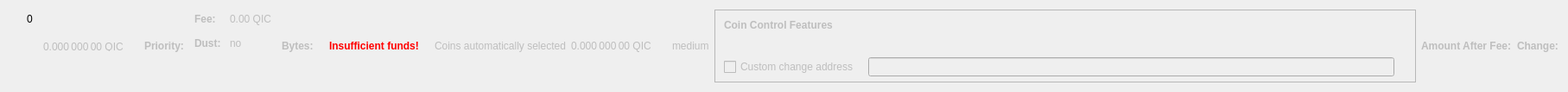
    <widget class="QWidget" name="dummyHideWidget" native="true">
     <property name="maximumSize">
      <size>
       <width>100</width>
       <height>22</height>
      </size>
     </property>
     <layout class="QHBoxLayout" name="dummyHideLayout">
      <item>
       <layout class="QFormLayout" name="formLayoutCoinControl1">
        <property name="horizontalSpacing">
         <number>10</number>
        </property>
        <property name="verticalSpacing">
         <number>14</number>
        </property>
        <property name="leftMargin">
         <number>10</number>
        </property>
        <property name="topMargin">
         <number>4</number>
        </property>
        <property name="rightMargin">
         <number>6</number>
        </property>
        <item row="0" column="1">
         <widget class="QLabel" name="labelCoinControlBytes">
          <property name="cursor">
           <cursorShape>IBeamCursor</cursorShape>
          </property>
          <property name="contextMenuPolicy">
           <enum>Qt::ActionsContextMenu</enum>
          </property>
          <property name="text">
           <string notr="true">0</string>
          </property>
          <property name="textInteractionFlags">
           <set>Qt::LinksAccessibleByMouse|Qt::TextSelectableByKeyboard|Qt::TextSelectableByMouse</set>
          </property>
         </widget>
        </item>
       </layout>
      </item>
      <item>
       <widget class="QLabel" name="labelCoinControlAfterFee">
        <property name="enabled">
         <bool>false</bool>
        </property>
        <property name="sizePolicy">
         <sizepolicy hsizetype="Fixed" vsizetype="Fixed">
          <horstretch>0</horstretch>
          <verstretch>0</verstretch>
         </sizepolicy>
        </property>
        <property name="minimumSize">
         <size>
          <width>111</width>
          <height>12</height>
         </size>
        </property>
        <property name="maximumSize">
         <size>
          <width>111</width>
          <height>12</height>
         </size>
        </property>
        <property name="cursor">
         <cursorShape>IBeamCursor</cursorShape>
        </property>
        <property name="contextMenuPolicy">
         <enum>Qt::ActionsContextMenu</enum>
        </property>
        <property name="text">
         <string notr="true">0.000 000 00 QIC</string>
        </property>
        <property name="textInteractionFlags">
         <set>Qt::LinksAccessibleByMouse|Qt::TextSelectableByKeyboard|Qt::TextSelectableByMouse</set>
        </property>
       </widget>
      </item>
      <item>
       <widget class="QLabel" name="labelCoinControlPriorityText">
        <property name="enabled">
         <bool>false</bool>
        </property>
        <property name="font">
         <font>
          <weight>75</weight>
          <bold>true</bold>
         </font>
        </property>
        <property name="text">
         <string>Priority:</string>
        </property>
       </widget>
      </item>
      <item>
       <layout class="QHBoxLayout" name="horizontalLayout"/>
      </item>
      <item>
       <layout class="QFormLayout" name="formLayoutCoinControl3">
        <property name="horizontalSpacing">
         <number>10</number>
        </property>
        <property name="verticalSpacing">
         <number>14</number>
        </property>
        <property name="leftMargin">
         <number>6</number>
        </property>
        <property name="topMargin">
         <number>4</number>
        </property>
        <property name="rightMargin">
         <number>6</number>
        </property>
        <item row="0" column="0">
         <widget class="QLabel" name="labelCoinControlFeeText">
          <property name="enabled">
           <bool>false</bool>
          </property>
          <property name="font">
           <font>
            <weight>75</weight>
            <bold>true</bold>
           </font>
          </property>
          <property name="text">
           <string>Fee:</string>
          </property>
          <property name="margin">
           <number>0</number>
          </property>
         </widget>
        </item>
        <item row="0" column="1">
         <widget class="QLabel" name="labelCoinControlFee">
          <property name="enabled">
           <bool>false</bool>
          </property>
          <property name="cursor">
           <cursorShape>IBeamCursor</cursorShape>
          </property>
          <property name="contextMenuPolicy">
           <enum>Qt::ActionsContextMenu</enum>
          </property>
          <property name="text">
           <string notr="true">0.00 QIC</string>
          </property>
          <property name="textInteractionFlags">
           <set>Qt::LinksAccessibleByMouse|Qt::TextSelectableByKeyboard|Qt::TextSelectableByMouse</set>
          </property>
         </widget>
        </item>
        <item row="1" column="0">
         <widget class="QLabel" name="labelCoinControlLowOutputText">
          <property name="enabled">
           <bool>false</bool>
          </property>
          <property name="font">
           <font>
            <weight>75</weight>
            <bold>true</bold>
           </font>
          </property>
          <property name="text">
           <string>Dust:</string>
          </property>
         </widget>
        </item>
        <item row="1" column="1">
         <widget class="QLabel" name="labelCoinControlLowOutput">
          <property name="enabled">
           <bool>false</bool>
          </property>
          <property name="cursor">
           <cursorShape>IBeamCursor</cursorShape>
          </property>
          <property name="contextMenuPolicy">
           <enum>Qt::ActionsContextMenu</enum>
          </property>
          <property name="text">
           <string>no</string>
          </property>
          <property name="textInteractionFlags">
           <set>Qt::LinksAccessibleByMouse|Qt::TextSelectableByKeyboard|Qt::TextSelectableByMouse</set>
          </property>
         </widget>
        </item>
       </layout>
      </item>
      <item>
       <widget class="QLabel" name="labelCoinControlBytesText">
        <property name="enabled">
         <bool>false</bool>
        </property>
        <property name="font">
         <font>
          <weight>75</weight>
          <bold>true</bold>
         </font>
        </property>
        <property name="text">
         <string>Bytes:</string>
        </property>
       </widget>
      </item>
      <item>
       <layout class="QFormLayout" name="formLayoutCoinControl2">
        <property name="horizontalSpacing">
         <number>10</number>
        </property>
        <property name="verticalSpacing">
         <number>14</number>
        </property>
        <property name="leftMargin">
         <number>6</number>
        </property>
        <property name="topMargin">
         <number>4</number>
        </property>
        <property name="rightMargin">
         <number>6</number>
        </property>
       </layout>
      </item>
      <item>
       <layout class="QHBoxLayout" name="horizontalLayoutCoinControl2">
        <property name="spacing">
         <number>8</number>
        </property>
        <property name="bottomMargin">
         <number>10</number>
        </property>
       </layout>
      </item>
      <item>
       <widget class="QLabel" name="labelCoinControlInsuffFunds">
        <property name="enabled">
         <bool>false</bool>
        </property>
        <property name="minimumSize">
         <size>
          <width>0</width>
          <height>0</height>
         </size>
        </property>
        <property name="font">
         <font>
          <weight>75</weight>
          <bold>true</bold>
         </font>
        </property>
        <property name="styleSheet">
         <string notr="true">color:red;font-weight:bold;</string>
        </property>
        <property name="text">
         <string>Insufficient funds!</string>
        </property>
        <property name="margin">
         <number>5</number>
        </property>
       </widget>
      </item>
      <item>
       <layout class="QFormLayout" name="formLayoutCoinControl4">
        <property name="horizontalSpacing">
         <number>10</number>
        </property>
        <property name="verticalSpacing">
         <number>14</number>
        </property>
        <property name="leftMargin">
         <number>6</number>
        </property>
        <property name="topMargin">
         <number>4</number>
        </property>
        <property name="rightMargin">
         <number>6</number>
        </property>
       </layout>
      </item>
      <item>
       <widget class="QLabel" name="labelCoinControlAutomaticallySelected">
        <property name="enabled">
         <bool>false</bool>
        </property>
        <property name="sizePolicy">
         <sizepolicy hsizetype="Fixed" vsizetype="Fixed">
          <horstretch>0</horstretch>
          <verstretch>0</verstretch>
         </sizepolicy>
        </property>
        <property name="minimumSize">
         <size>
          <width>0</width>
          <height>0</height>
         </size>
        </property>
        <property name="maximumSize">
         <size>
          <width>240</width>
          <height>16777215</height>
         </size>
        </property>
        <property name="text">
         <string>Coins automatically selected</string>
        </property>
        <property name="margin">
         <number>5</number>
        </property>
       </widget>
      </item>
      <item>
       <widget class="QLabel" name="labelCoinControlChange">
        <property name="enabled">
         <bool>false</bool>
        </property>
        <property name="sizePolicy">
         <sizepolicy hsizetype="Fixed" vsizetype="Fixed">
          <horstretch>0</horstretch>
          <verstretch>0</verstretch>
         </sizepolicy>
        </property>
        <property name="minimumSize">
         <size>
          <width>111</width>
          <height>0</height>
         </size>
        </property>
        <property name="maximumSize">
         <size>
          <width>111</width>
          <height>16777215</height>
         </size>
        </property>
        <property name="cursor">
         <cursorShape>IBeamCursor</cursorShape>
        </property>
        <property name="contextMenuPolicy">
         <enum>Qt::ActionsContextMenu</enum>
        </property>
        <property name="text">
         <string notr="true">0.000 000 00 QIC</string>
        </property>
        <property name="textInteractionFlags">
         <set>Qt::LinksAccessibleByMouse|Qt::TextSelectableByKeyboard|Qt::TextSelectableByMouse</set>
        </property>
       </widget>
      </item>
      <item>
       <widget class="QLabel" name="labelCoinControlPriority">
        <property name="enabled">
         <bool>false</bool>
        </property>
        <property name="cursor">
         <cursorShape>IBeamCursor</cursorShape>
        </property>
        <property name="contextMenuPolicy">
         <enum>Qt::ActionsContextMenu</enum>
        </property>
        <property name="text">
         <string>medium</string>
        </property>
        <property name="textInteractionFlags">
         <set>Qt::LinksAccessibleByMouse|Qt::TextSelectableByKeyboard|Qt::TextSelectableByMouse</set>
        </property>
       </widget>
      </item>
      <item>
       <widget class="QFrame" name="frameCoinControl">
        <property name="sizePolicy">
         <sizepolicy hsizetype="Expanding" vsizetype="Expanding">
          <horstretch>0</horstretch>
          <verstretch>0</verstretch>
         </sizepolicy>
        </property>
        <property name="maximumSize">
         <size>
          <width>16777215</width>
          <height>16777215</height>
         </size>
        </property>
        <property name="frameShape">
         <enum>QFrame::StyledPanel</enum>
        </property>
        <property name="frameShadow">
         <enum>QFrame::Sunken</enum>
        </property>
        <layout class="QVBoxLayout" name="verticalLayoutCoinControl2_2">
         <property name="spacing">
          <number>0</number>
         </property>
         <property name="leftMargin">
          <number>0</number>
         </property>
         <property name="topMargin">
          <number>0</number>
         </property>
         <property name="rightMargin">
          <number>0</number>
         </property>
         <property name="bottomMargin">
          <number>6</number>
         </property>
         <item>
          <layout class="QVBoxLayout" name="verticalLayoutCoinControl" stretch="0,0,0,1">
           <property name="spacing">
            <number>0</number>
           </property>
           <property name="leftMargin">
            <number>10</number>
           </property>
           <property name="topMargin">
            <number>10</number>
           </property>
           <item>
            <layout class="QHBoxLayout" name="horizontalLayoutCoinControl1">
             <property name="bottomMargin">
              <number>15</number>
             </property>
             <item>
              <widget class="QLabel" name="labelCoinControlFeatures">
               <property name="enabled">
                <bool>false</bool>
               </property>
               <property name="sizePolicy">
                <sizepolicy hsizetype="Preferred" vsizetype="Maximum">
                 <horstretch>0</horstretch>
                 <verstretch>0</verstretch>
                </sizepolicy>
               </property>
               <property name="font">
                <font>
                 <weight>75</weight>
                 <bold>true</bold>
                </font>
               </property>
               <property name="styleSheet">
                <string notr="true">font-weight:bold;</string>
               </property>
               <property name="text">
                <string>Coin Control Features</string>
               </property>
              </widget>
             </item>
            </layout>
           </item>
           <item>
            <widget class="QWidget" name="widgetCoinControl" native="true">
             <property name="sizePolicy">
              <sizepolicy hsizetype="Preferred" vsizetype="Preferred">
               <horstretch>0</horstretch>
               <verstretch>0</verstretch>
              </sizepolicy>
             </property>
             <property name="minimumSize">
              <size>
               <width>0</width>
               <height>0</height>
              </size>
             </property>
             <property name="styleSheet">
              <string notr="true"/>
             </property>
             <layout class="QHBoxLayout" name="horizontalLayoutCoinControl5_2">
              <property name="leftMargin">
               <number>0</number>
              </property>
              <property name="topMargin">
               <number>0</number>
              </property>
              <property name="rightMargin">
               <number>0</number>
              </property>
              <property name="bottomMargin">
               <number>0</number>
              </property>
              <item>
               <layout class="QHBoxLayout" name="horizontalLayoutCoinControl3">
                <property name="spacing">
                 <number>20</number>
                </property>
                <property name="topMargin">
                 <number>0</number>
                </property>
                <property name="bottomMargin">
                 <number>10</number>
                </property>
               </layout>
              </item>
             </layout>
            </widget>
           </item>
           <item>
            <layout class="QHBoxLayout" name="horizontalLayoutCoinControl4" stretch="0,0,0">
             <property name="spacing">
              <number>12</number>
             </property>
             <property name="sizeConstraint">
              <enum>QLayout::SetDefaultConstraint</enum>
             </property>
             <property name="topMargin">
              <number>5</number>
             </property>
             <property name="rightMargin">
              <number>5</number>
             </property>
             <item>
              <widget class="QCheckBox" name="checkBoxCoinControlChange">
               <property name="enabled">
                <bool>false</bool>
               </property>
               <property name="toolTip">
                <string>If this is activated, but the change address is empty or invalid, change will be sent to a newly generated address.</string>
               </property>
               <property name="text">
                <string>Custom change address</string>
               </property>
              </widget>
             </item>
             <item>
              <widget class="QValidatedLineEdit" name="lineEditCoinControlChange">
               <property name="enabled">
                <bool>false</bool>
               </property>
               <property name="sizePolicy">
                <sizepolicy hsizetype="Expanding" vsizetype="Fixed">
                 <horstretch>0</horstretch>
                 <verstretch>0</verstretch>
                </sizepolicy>
               </property>
              </widget>
             </item>
             <item>
              <widget class="QLabel" name="labelCoinControlChangeLabel_2">
               <property name="sizePolicy">
                <sizepolicy hsizetype="Preferred" vsizetype="Expanding">
                 <horstretch>0</horstretch>
                 <verstretch>0</verstretch>
                </sizepolicy>
               </property>
               <property name="minimumSize">
                <size>
                 <width>0</width>
                 <height>0</height>
                </size>
               </property>
               <property name="text">
                <string/>
               </property>
               <property name="margin">
                <number>3</number>
               </property>
              </widget>
             </item>
            </layout>
           </item>
           <item>
            <spacer name="verticalSpacerCoinControl">
             <property name="orientation">
              <enum>Qt::Vertical</enum>
             </property>
             <property name="sizeHint" stdset="0">
              <size>
               <width>800</width>
               <height>1</height>
              </size>
             </property>
            </spacer>
           </item>
          </layout>
         </item>
        </layout>
       </widget>
      </item>
      <item>
       <widget class="QLabel" name="labelCoinControlAfterFeeText">
        <property name="enabled">
         <bool>false</bool>
        </property>
        <property name="minimumSize">
         <size>
          <width>0</width>
          <height>0</height>
         </size>
        </property>
        <property name="maximumSize">
         <size>
          <width>16777215</width>
          <height>16777215</height>
         </size>
        </property>
        <property name="font">
         <font>
          <weight>75</weight>
          <bold>true</bold>
         </font>
        </property>
        <property name="text">
         <string>Amount After Fee:</string>
        </property>
        <property name="alignment">
         <set>Qt::AlignLeading|Qt::AlignLeft|Qt::AlignVCenter</set>
        </property>
        <property name="margin">
         <number>0</number>
        </property>
       </widget>
      </item>
      <item>
       <widget class="QLabel" name="labelCoinControlChangeText">
        <property name="enabled">
         <bool>false</bool>
        </property>
        <property name="sizePolicy">
         <sizepolicy hsizetype="Preferred" vsizetype="Preferred">
          <horstretch>0</horstretch>
          <verstretch>0</verstretch>
         </sizepolicy>
        </property>
        <property name="minimumSize">
         <size>
          <width>0</width>
          <height>0</height>
         </size>
        </property>
        <property name="maximumSize">
         <size>
          <width>16777215</width>
          <height>16777215</height>
         </size>
        </property>
        <property name="font">
         <font>
          <weight>75</weight>
          <bold>true</bold>
         </font>
        </property>
        <property name="text">
         <string>Change:</string>
        </property>
        <property name="alignment">
         <set>Qt::AlignLeading|Qt::AlignLeft|Qt::AlignVCenter</set>
        </property>
       </widget>
      </item>
     </layout>
    </widget>
